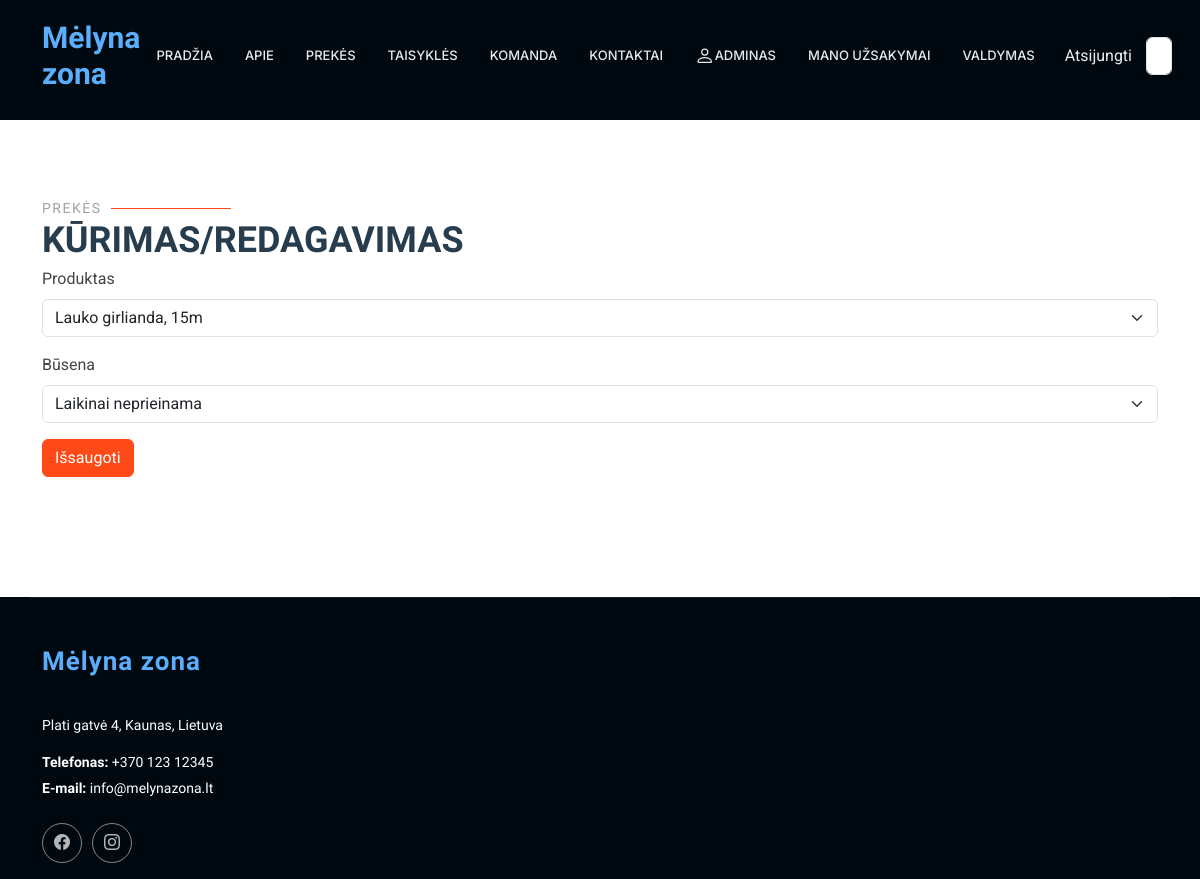
Before: /rent/statuses/24/update/ (signed in) with the older database file.
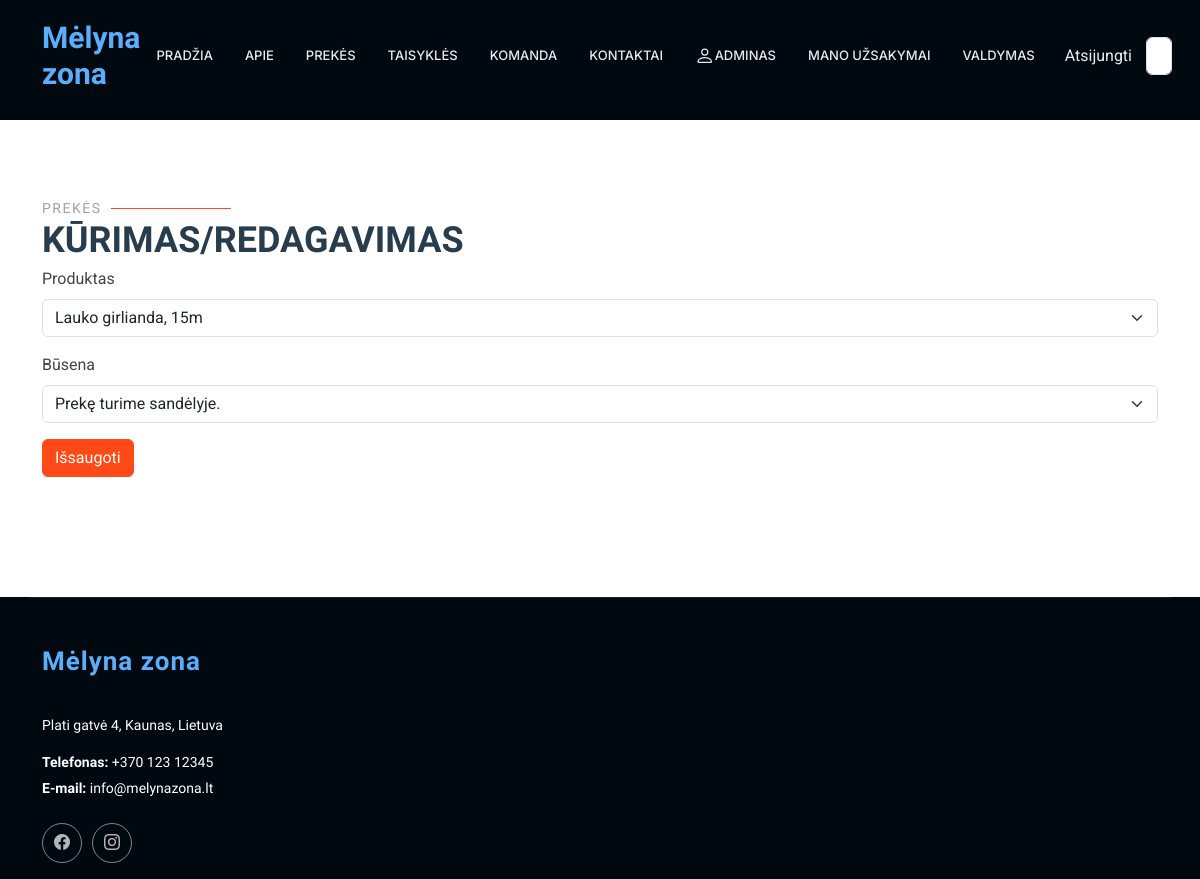
After: the same page with the newer database file.
### rent/models.py (models this page shows, shortened)
class Status(models.Model):
    uuid = ShortUUIDField(help_text='Unikalus ID vienodams produktams')
    product = models.ForeignKey(to="Product", null=True, blank=True, on_delete=models.CASCADE, verbose_name="Produktas", related_name="product_status")
    customer = models.ForeignKey(to=User, null=True, blank=True, on_delete=models.SET_NULL, verbose_name="Klientas")
    reservations = models.ForeignKey(to="Reservation", on_delete=models.SET_NULL, null=True, blank=True, related_name="status_reservations")
    created_at = models.DateTimeField(auto_now_add=True, null=True, blank=True, verbose_name="Sukurta")
    LOAN_STATUS = (
        ('n', 'Laikinai neprieinama'),
        ('i', 'Išnuomota'),
        ('g', 'Prekę turime sandėlyje.'),
        ('r', 'Rezervuota'),
    )
    condition = models.CharField(max_length=1, choices=LOAN_STATUS, blank=True, default="a", verbose_name="Būsena")
    class Meta:
        ordering = ['due_date']
        verbose_name = "Produkto būsena"
        verbose_name_plural = "Produktų būsenos"
        ordering = ['-pk']

### rent/views.py (the view, shortened to what this page needs)
# urls.py: path('statuses/<int:pk>/update/', views.StatusUpdateView.as_view(), name='status_update'),
class StatusUpdateView(LoginRequiredMixin, UserPassesTestMixin, generic.UpdateView):
    model = Status
    template_name = "status_form.html"
    fields = ['product', 'condition']
    def test_func(self):
        return self.request.user.profile.is_employee

### rent/models.py (called while the page is built)
    def __str__(self):
        return self.name

### rent/templates/status_form.html (shortened to what this page needs)
{% extends "base2.html" %}
{% load i18n %}
{% load static %}
{% block "content" %}
<section id="registration" class="contact section">
    <div class="container section-title" data-aos="fade-up">
        <h2>Prekės</h2>
        <p>Kūrimas/redagavimas</p>
    <div class="content-section">
        <form method="POST">
            {% load crispy_forms_tags %}
            {{ form|crispy }}
            <div class="form-group">
                <button class="btn btn-outline text-white" style="background-color: #ff4a17; border-color: #ff4a17;" type="submit">Išsaugoti</button>
            </div>
        </form>
</section>
{% endblock %}

Changed rows visible on the page:
changed Status "Lauko girlianda, 15m": condition "Laikinai neprieinama" → "Prekę turime sandėlyje."
